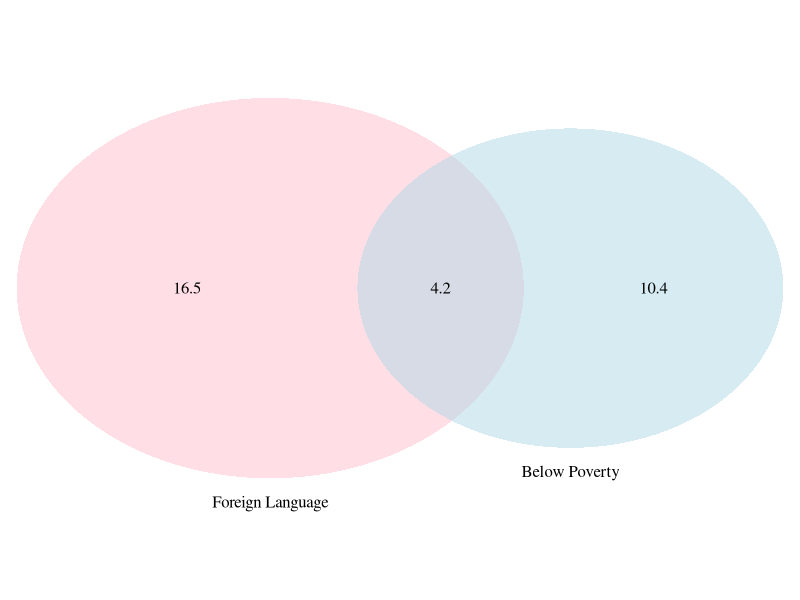
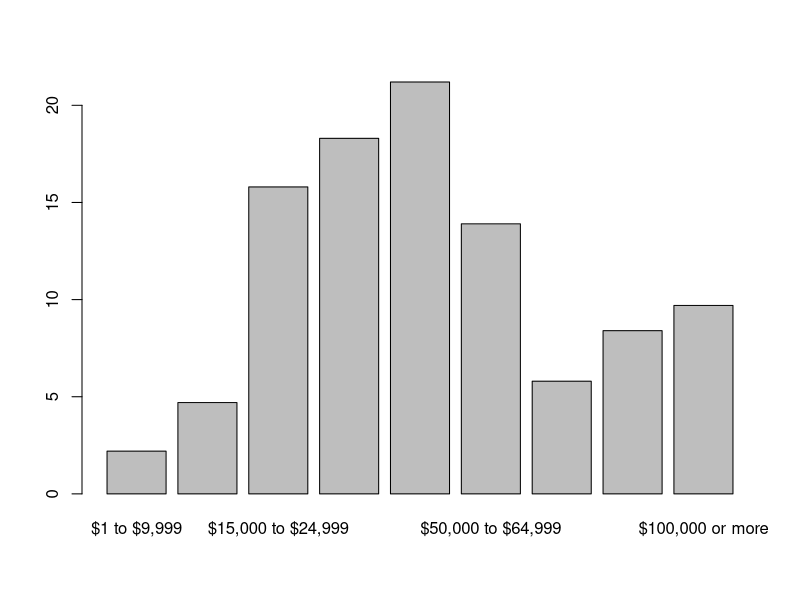

The R script that drew these images, in order:
## ---- chunk 1
knitr::opts_chunk$set(echo = TRUE)
## ---- chunk 2
#install.packages('VennDiagram')
library(VennDiagram)
grid.newpage()
draw.pairwise.venn(14.6, 20.7, 4.2, category = c("Below Poverty", "Foreign Language"), lty = rep("blank", 2), fill = c("light blue", "pink"), alpha = rep(0.5, 2), cat.pos = c(0, 
    0), cat.dist = rep(0.025, 2))
## ---- chunk 3
sample_income <- c("$1 to $9,999","$10,000 to $14,999","$15,000 to $24,999","$25,000 to $34,999","$35,000 to $49,999","$50,000 to $64,999","$65,000 to $74,999","$75,000 to $99,999","$100,000 or more")

sample_percent <- c(2.2,4.7,15.8,18.3,21.2,13.9,5.8,8.4,9.7)

df <- data.frame(sample_income, sample_percent)
barplot(df$sample_percent, names.arg=df$'sample_income')
